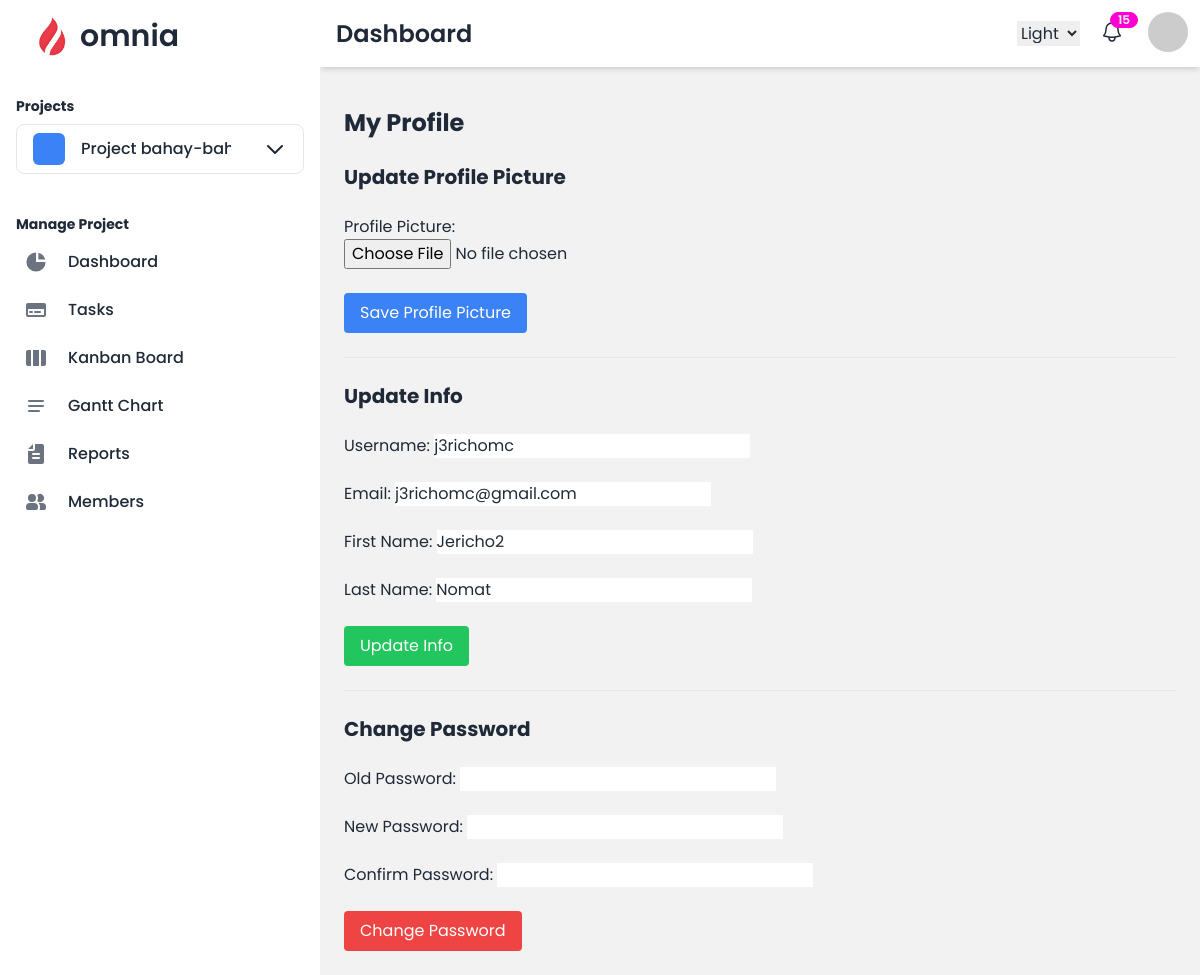
/users/my-profile/ (signed in), run on an earlier commit of the app's database.
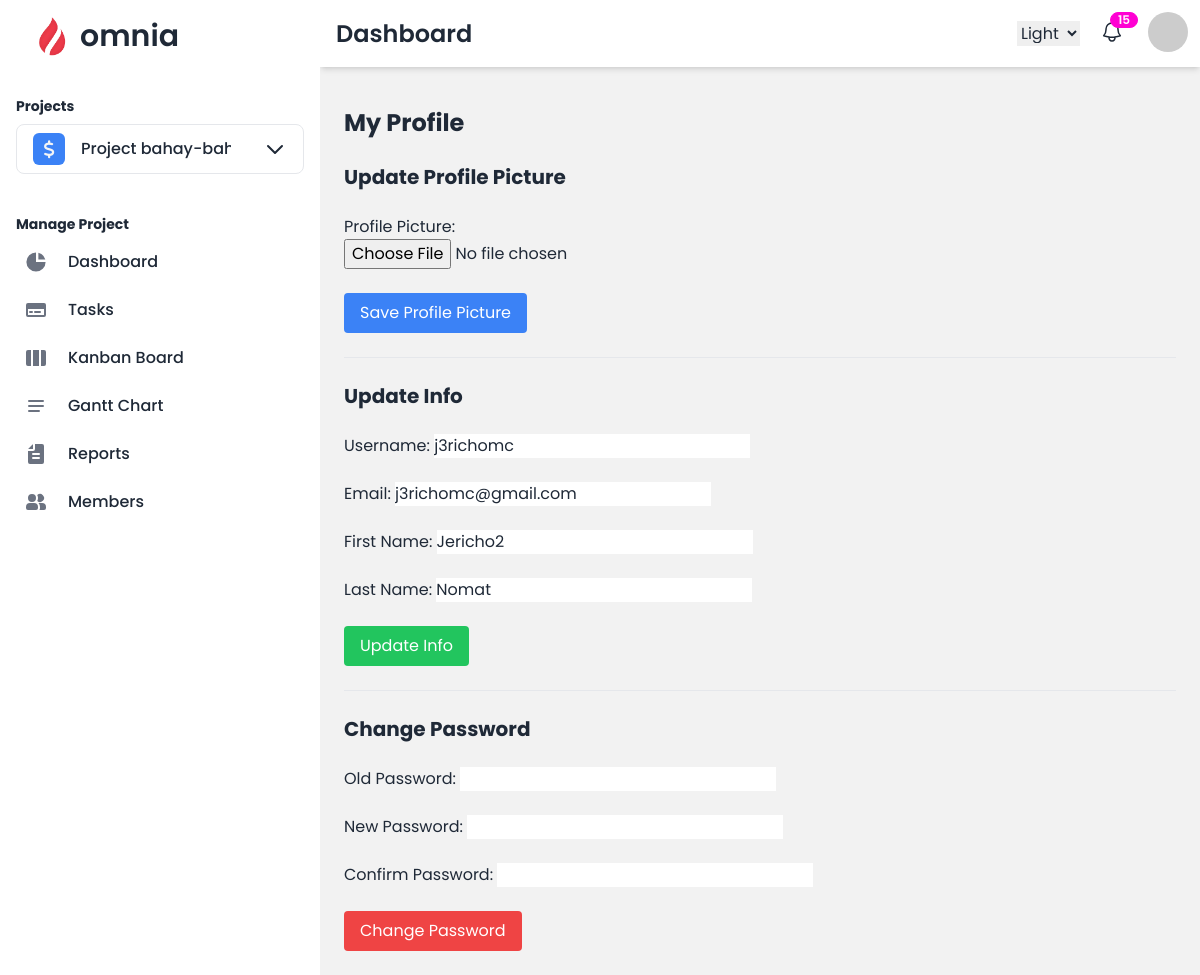
And on a later commit of the database.
### projects/models.py (models this page shows, shortened)
class Project(models.Model):
    COLOR_CHOICES = [
        ('purple', 'Purple'),
        ('red', 'Red'),
        ('amber', 'Amber'),
        ('blue', 'Blue'),
        ('green', 'Green'),
        ('teal', 'Teal'),
        ('yellow', 'Yellow'),
        ('orange', 'Orange'),
        ('pink', 'Pink'),
        ('gray', 'Grey'),
    ]
    name = models.CharField(max_length=100)
    emoji_icon = models.CharField(max_length=255, blank=True, null=True)
    description = models.TextField(blank=True, null=True)
    color = models.CharField(max_length=20, choices=COLOR_CHOICES, default='blue')
    start_date = models.DateField()
    end_date = models.DateField()
    current_sprint = models.ForeignKey('Sprint', on_delete=models.CASCADE, related_name='current_sprint', blank=True, null=True)
    created_at = models.DateTimeField(auto_now_add=True)
    owner = models.ForeignKey(settings.AUTH_USER_MODEL, on_delete=models.CASCADE, related_name='owned_projects')

### users/views.py (the view, shortened to what this page needs)
# urls.py: path('my-profile/', my_profile, name='my_profile'),
@login_required
def my_profile(request):
    user = request.user
    user_form = UserUpdateForm(instance=user)
    password_form = PasswordChangeForm()
    context = {
        "user_form": user_form,
        "password_form": password_form,
    }
    context["user_form"] = user_form
    context["password_form"] = password_form
    return render(request, "users/my_profile.html", context)

### users/forms.py (shortened to what this page needs)
class UserUpdateForm(forms.ModelForm):
    class Meta:
        model = CustomUser
        fields = ['username', 'email', 'first_name', 'last_name', 'profile_picture']

class PasswordChangeForm(forms.Form):
    old_password = forms.CharField(widget=forms.PasswordInput, required=True)
    new_password = forms.CharField(widget=forms.PasswordInput, required=True)
    confirm_password = forms.CharField(widget=forms.PasswordInput, required=True)

### projects/context_processors.py (called while the page is built)
def user_projects(request):
    if request.user.is_authenticated:
        projects = Project.objects.filter(owner=request.user)
        return {'user_projects': projects}
    return {}

### projects/templatetags/custom_filters.py (called while the page is built)
@register.filter
def get_item(value, key):
    for item in value:
        if item.id == int(key):
            return item
    return None

### users/templates/users/my_profile.html (shortened to what this page needs)
{% extends 'project_base.html' %}
{% block content %}
<div class="container mx-auto py-6">
    <h1 class="text-2xl font-bold mb-4">My Profile</h1>
    <form method="POST" enctype="multipart/form-data" class="space-y-6">
        <h2 class="text-xl font-bold mb-2">Update Profile Picture</h2>
        <div>
            <label for="profile_picture">Profile Picture:</label><br>
            {{ user_form.profile_picture }}
        </div>
        <button type="submit" name="save_profile" class="bg-blue-500 text-white py-2 px-4 rounded">Save Profile Picture</button>
    </form>
    <hr class="my-6">
    <form method="POST" class="space-y-6">
        <h2 class="text-xl font-bold mb-2">Update Info</h2>
        <div>
            <label for="username">Username:</label>
            {{ user_form.username }}
        </div>
        <div>
            <label for="email">Email:</label>
            {{ user_form.email }}
        </div>
        <div>
            <label for="first_name">First Name:</label>
            {{ user_form.first_name }}
        </div>
        <div>
            <label for="last_name">Last Name:</label>
            {{ user_form.last_name }}
        </div>
        <button type="submit" name="update_info" class="bg-green-500 text-white py-2 px-4 rounded">Update Info</button>
    </form>
    <hr class="my-6">
    <form method="POST" class="space-y-6">
        <h2 class="text-xl font-bold mb-2">Change Password</h2>
        <div>
            <label for="old_password">Old Password:</label>
            {{ password_form.old_password }}
        </div>
        <div>
            <label for="new_password">New Password:</label>
            {{ password_form.new_password }}
        </div>
        <div>
            <label for="confirm_password">Confirm Password:</label>
            {{ password_form.confirm_password }}
        </div>
        <button type="submit" name="change_password" class="bg-red-500 text-white py-2 px-4 rounded">Change Password</button>
    </form>
</div>
{% endblock %}

### projects/templates/project_base.html (shortened to what the changed rows need)
{% load static %}
{% load custom_filters %}
<!DOCTYPE html>
<html lang="en" data-theme="light">
<head>
    <link href="https://cdnjs.cloudflare.com/ajax/libs/font-awesome/6.0.0/css/all.min.css" rel="stylesheet">
    <link href="https://cdn.jsdelivr.net/npm/daisyui@4.12.14/dist/full.min.css" rel="stylesheet" type="text/css" />
    <script src="https://cdn.tailwindcss.com"></script>
</head>
<body style="font-family: 'Poppins', sans-serif;">
    <div class="drawer lg:drawer-open">
        <div class="drawer-content flex flex-col">
            <div class="navbar sticky top-0 bg-base-100  z-10 shadow-md ">
                <div class="flex-1">
                    <h1 class="text-2xl font-semibold ml-2">{% block heading %}Dashboard{% endblock %}</h1>
                </div>
            </div>
            <div class="flex-1 overflow-y-auto md:pt-4 pt-4 px-6  bg-base-200">
                {% block content %}
                {% endblock %}
            </div>
        </div>
        <div class="drawer-side z-30">
            <ul class="menu pt-2 px-4 w-80 bg-base-100 min-h-full space-y-2 text-base-content">
                {% if request.user.role == 'manager' %}
                    <h2 class="text-sm font-bold mt-4 mb-2">Projects</h2>
                    <li tabindex="0" role="button" class="dropdown dropdown-bottom z-50">
                        <span class="flex items-center text-base font-medium rounded-lg transition duration-75 border">
                            {% if request.session.current_project_id %}
                                {% with current_project=user_projects|get_item:request.session.current_project_id %}
                                    <i class="fas {{ current_project.emoji_icon }} text-lg text-gray-100 bg-{{ current_project.color }}-500 w-8 h-8 flex items-center justify-center rounded-md mr-2"></i>
                                    <span class="truncate max-w-[150px] min-w-[150px] flex items-center">
                                        {{ current_project.name }}
                                    </span>
                                {% endwith %}
                            {% else %}
                                Project Name
                            {% endif %}
                            <svg class="w-6 h-6 text-gray-800 ml-6" aria-hidden="true" xmlns="http://www.w3.org/2000/svg" width="24" height="24" fill="none" viewBox="0 0 24 24">
                                <path stroke="currentColor" stroke-linecap="round" stroke-linejoin="round" stroke-width="2" d="m19 9-7 7-7-7"/>
                            </svg>
                        </span>
                    </li>
                    {% if request.session.current_project_id %}
                    <h2 class="text-sm font-bold mb-2">Manage Project</h2>
                    {% endif %}
                {% endif %}
            </ul>
        </div>
    </div>
</body>
</html>

What changed in the data, as far as the page shows it:
changed Project "Project bahay-b…": emoji_icon "🚀" → "fa-dollar" (drawn)
